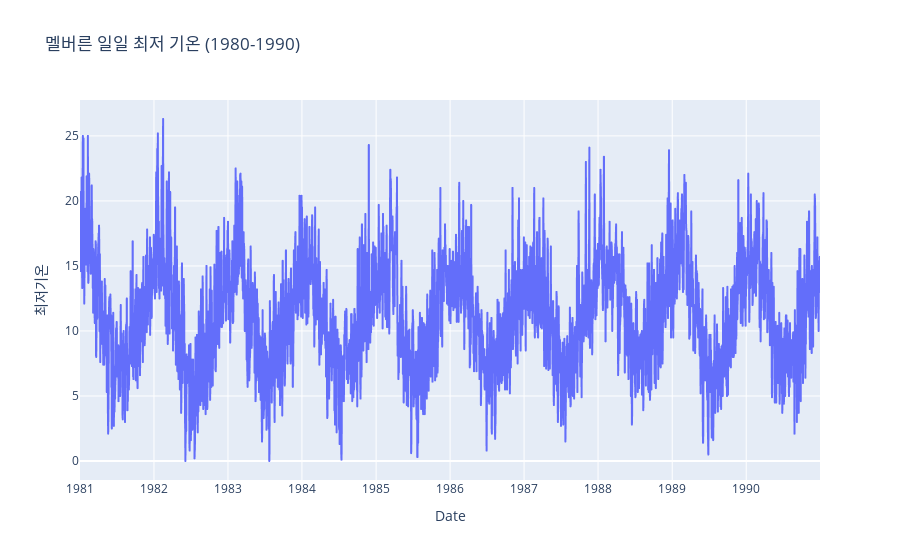

Here is the notebook cell this chart was saved with:
### Code cell
fig = px.line(df_temp,
              x=df_temp.index,
              y='최저기온',
              title='멜버른 일일 최저 기온 (1980-1990)')
fig.show()

### Figure 1 — Plotly figure (JSON) as saved in the notebook; plotly's stock layout.template omitted (floating-point values rounded to 4 significant figures; data arrays with more than 128 entries replaced by an {"elided": "..."} marker saying what was removed)
{"data": [{"hovertemplate": "Date=%{x}<br>최저기온=%{y}<extra></extra>", "legendgroup": "", "line": {"color": "#636efa", "dash": "solid"}, "marker": {"symbol": "circle"}, "mode": "lines", "name": "", "showlegend": false, "type": "scattergl", "x": {"elided": "3650 str values"}, "xaxis": "x", "y": {"elided": "3650 float values"}, "yaxis": "y"}], "layout": {"legend": {"tracegroupgap": 0}, "title": {"text": "멜버른 일일 최저 기온 (1980-1990)"}, "xaxis": {"anchor": "y", "domain": [0, 1], "title": {"text": "Date"}}, "yaxis": {"anchor": "x", "domain": [0, 1], "title": {"text": "최저기온"}}}}
